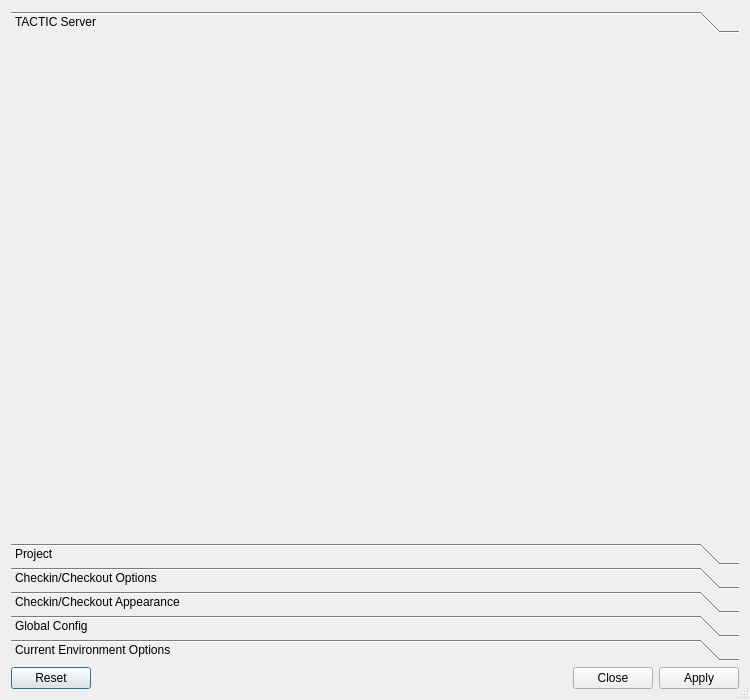
<?xml version="1.0" encoding="UTF-8"?>
<ui version="4.0">
 <class>configuration_dialog</class>
 <widget class="QDialog" name="configuration_dialog">
  <property name="windowModality">
   <enum>Qt::ApplicationModal</enum>
  </property>
  <property name="geometry">
   <rect>
    <x>0</x>
    <y>0</y>
    <width>750</width>
    <height>700</height>
   </rect>
  </property>
  <property name="windowTitle">
   <string>TACTIC Handler configuration</string>
  </property>
  <property name="sizeGripEnabled">
   <bool>true</bool>
  </property>
  <property name="modal">
   <bool>true</bool>
  </property>
  <layout class="QVBoxLayout" name="confDialogLayout">
   <item>
    <widget class="QWidget" name="uiConfMainWidget" native="true">
     <layout class="QVBoxLayout" name="uiConfLayout">
      <property name="margin">
       <number>0</number>
      </property>
      <item>
       <widget class="QToolBox" name="configToolBox">
        <property name="palette">
         <palette>
          <active/>
          <inactive/>
          <disabled/>
         </palette>
        </property>
        <property name="styleSheet">
         <string notr="true">QToolBox &gt; *,
QToolBox &gt; QScrollArea &gt; #qt_scrollarea_viewport &gt; QWidget {
	background-color: rgba(128, 128, 128, 48);
}

QToolBox::tab {
	border-style: outset;
	border-width: 1px;
	border-color:  rgba(75, 75, 75, 75);
	border-radius: 3px;
	padding: 1px;
	background: qlineargradient(x1: 0, y1: 0, x2: 0, y2: 1, stop: 0 rgba(175, 175, 175, 25), stop: 1 rgba(175, 175, 175, 0));
}
/*
QToolBox::tab:hover {
    background: qlineargradient(x1: 0, y1: 0, x2: 0, y2: 1, stop: 0 rgba(175, 175, 175, 50), stop: 1 rgba(175, 175, 175, 0));
    border: 1px solid rgba(128, 128, 128, 75);
}
*/
QToolBox::tab:selected {
    font: italic;
	background: qlineargradient(x1: 0, y1: 0, x2: 0, y2: 1, stop: 0 rgba(175, 175, 175, 50), stop: 1 rgba(175, 175, 175, 0));
	border-style: outset;
	border-width: 1px;
	border-color:  rgba(128, 128, 128, 75);
	border-radius: 3px;
}</string>
        </property>
        <property name="currentIndex">
         <number>0</number>
        </property>
        <property name="tabSpacing">
         <number>2</number>
        </property>
        <widget class="QWidget" name="serverPage">
         <property name="geometry">
          <rect>
           <x>0</x>
           <y>0</y>
           <width>732</width>
           <height>515</height>
          </rect>
         </property>
         <attribute name="label">
          <string>TACTIC Server</string>
         </attribute>
         <layout class="QVBoxLayout" name="serverPageLayout">
          <property name="margin">
           <number>6</number>
          </property>
         </layout>
        </widget>
        <widget class="QWidget" name="projectPage">
         <property name="geometry">
          <rect>
           <x>0</x>
           <y>0</y>
           <width>732</width>
           <height>515</height>
          </rect>
         </property>
         <attribute name="label">
          <string>Project</string>
         </attribute>
         <layout class="QVBoxLayout" name="projectPageLayout">
          <property name="margin">
           <number>6</number>
          </property>
         </layout>
        </widget>
        <widget class="QWidget" name="checkinOutOptionsPage">
         <property name="geometry">
          <rect>
           <x>0</x>
           <y>0</y>
           <width>732</width>
           <height>515</height>
          </rect>
         </property>
         <attribute name="label">
          <string>Checkin/Checkout Options</string>
         </attribute>
         <layout class="QVBoxLayout" name="checkinPageLayout">
          <property name="margin">
           <number>6</number>
          </property>
         </layout>
        </widget>
        <widget class="QWidget" name="checkinOutAppPage">
         <property name="geometry">
          <rect>
           <x>0</x>
           <y>0</y>
           <width>732</width>
           <height>515</height>
          </rect>
         </property>
         <attribute name="label">
          <string>Checkin/Checkout Appearance</string>
         </attribute>
         <layout class="QVBoxLayout" name="checkinOutPageLayout">
          <property name="margin">
           <number>6</number>
          </property>
         </layout>
        </widget>
        <widget class="QWidget" name="globalCofigPage">
         <property name="geometry">
          <rect>
           <x>0</x>
           <y>0</y>
           <width>732</width>
           <height>515</height>
          </rect>
         </property>
         <attribute name="label">
          <string>Global Config</string>
         </attribute>
         <layout class="QVBoxLayout" name="globalCofigPageLayout">
          <property name="margin">
           <number>6</number>
          </property>
         </layout>
        </widget>
        <widget class="QWidget" name="currentEnvironmentPage">
         <property name="geometry">
          <rect>
           <x>0</x>
           <y>0</y>
           <width>732</width>
           <height>515</height>
          </rect>
         </property>
         <attribute name="label">
          <string>Current Environment Options</string>
         </attribute>
         <layout class="QVBoxLayout" name="currentEnvironmentPageLayout">
          <property name="margin">
           <number>6</number>
          </property>
         </layout>
        </widget>
       </widget>
      </item>
      <item>
       <widget class="QDialogButtonBox" name="buttonBox">
        <property name="standardButtons">
         <set>QDialogButtonBox::Apply|QDialogButtonBox::Close|QDialogButtonBox::Reset</set>
        </property>
        <property name="centerButtons">
         <bool>false</bool>
        </property>
       </widget>
      </item>
     </layout>
    </widget>
   </item>
  </layout>
 </widget>
 <tabstops>
  <tabstop>buttonBox</tabstop>
 </tabstops>
 <resources/>
 <connections/>
</ui>
